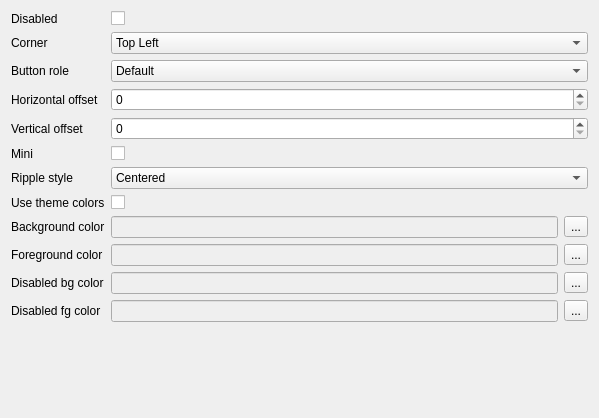
<?xml version="1.0" encoding="UTF-8"?>
<ui version="4.0">
 <class>FloatingActionButtonSettingsForm</class>
 <widget class="QWidget" name="FloatingActionButtonSettingsForm">
  <property name="geometry">
   <rect>
    <x>0</x>
    <y>0</y>
    <width>599</width>
    <height>418</height>
   </rect>
  </property>
  <property name="windowTitle">
   <string>Form</string>
  </property>
  <layout class="QGridLayout" name="gridLayout">
   <item row="0" column="0">
    <layout class="QFormLayout" name="formLayout">
     <property name="formAlignment">
      <set>Qt::AlignLeading|Qt::AlignLeft|Qt::AlignTop</set>
     </property>
     <item row="0" column="0">
      <widget class="QLabel" name="disabledLabel">
       <property name="text">
        <string>Disabled</string>
       </property>
      </widget>
     </item>
     <item row="0" column="1">
      <widget class="QCheckBox" name="disabledCheckBox"/>
     </item>
     <item row="1" column="0">
      <widget class="QLabel" name="cornerLabel">
       <property name="text">
        <string>Corner</string>
       </property>
      </widget>
     </item>
     <item row="1" column="1">
      <widget class="QComboBox" name="cornerComboBox">
       <item>
        <property name="text">
         <string>Top Left</string>
        </property>
       </item>
       <item>
        <property name="text">
         <string>Top Right</string>
        </property>
       </item>
       <item>
        <property name="text">
         <string>Bottom Left</string>
        </property>
       </item>
       <item>
        <property name="text">
         <string>Bottom Right</string>
        </property>
       </item>
      </widget>
     </item>
     <item row="2" column="0">
      <widget class="QLabel" name="buttonRoleLabel">
       <property name="text">
        <string>Button role</string>
       </property>
      </widget>
     </item>
     <item row="2" column="1">
      <widget class="QComboBox" name="buttonRoleComboBox">
       <item>
        <property name="text">
         <string>Default</string>
        </property>
       </item>
       <item>
        <property name="text">
         <string>Primary</string>
        </property>
       </item>
       <item>
        <property name="text">
         <string>Secondary</string>
        </property>
       </item>
      </widget>
     </item>
     <item row="3" column="0">
      <widget class="QLabel" name="horizontalOffsetLabel">
       <property name="text">
        <string>Horizontal offset</string>
       </property>
      </widget>
     </item>
     <item row="3" column="1">
      <widget class="QSpinBox" name="horizontalOffsetSpinBox"/>
     </item>
     <item row="4" column="0">
      <widget class="QLabel" name="verticalOffsetLabel">
       <property name="text">
        <string>Vertical offset</string>
       </property>
      </widget>
     </item>
     <item row="4" column="1">
      <widget class="QSpinBox" name="verticalOffsetSpinBox"/>
     </item>
     <item row="5" column="0">
      <widget class="QLabel" name="miniLabel">
       <property name="text">
        <string>Mini</string>
       </property>
      </widget>
     </item>
     <item row="5" column="1">
      <widget class="QCheckBox" name="miniCheckBox"/>
     </item>
     <item row="6" column="0">
      <widget class="QLabel" name="rippleStyleLabel">
       <property name="text">
        <string>Ripple style</string>
       </property>
      </widget>
     </item>
     <item row="6" column="1">
      <widget class="QComboBox" name="rippleStyleComboBox">
       <item>
        <property name="text">
         <string>Centered</string>
        </property>
       </item>
       <item>
        <property name="text">
         <string>Positioned</string>
        </property>
       </item>
       <item>
        <property name="text">
         <string>No Ripple</string>
        </property>
       </item>
      </widget>
     </item>
     <item row="7" column="0">
      <widget class="QLabel" name="useThemeColorsLabel">
       <property name="text">
        <string>Use theme colors</string>
       </property>
      </widget>
     </item>
     <item row="7" column="1">
      <widget class="QCheckBox" name="useThemeColorsCheckBox"/>
     </item>
     <item row="8" column="0">
      <widget class="QLabel" name="backgroundColorLabel">
       <property name="text">
        <string>Background color</string>
       </property>
      </widget>
     </item>
     <item row="8" column="1">
      <layout class="QHBoxLayout" name="horizontalLayout">
       <item>
        <widget class="QLineEdit" name="backgroundColorLineEdit">
         <property name="enabled">
          <bool>false</bool>
         </property>
        </widget>
       </item>
       <item>
        <widget class="QToolButton" name="backgroundColorToolButton">
         <property name="text">
          <string>...</string>
         </property>
        </widget>
       </item>
      </layout>
     </item>
     <item row="9" column="0">
      <widget class="QLabel" name="foregroundColorLabel">
       <property name="text">
        <string>Foreground color</string>
       </property>
      </widget>
     </item>
     <item row="10" column="0">
      <widget class="QLabel" name="disabledBgColorLabel">
       <property name="text">
        <string>Disabled bg color</string>
       </property>
      </widget>
     </item>
     <item row="11" column="0">
      <widget class="QLabel" name="disabledFgColorLabel">
       <property name="text">
        <string>Disabled fg color</string>
       </property>
      </widget>
     </item>
     <item row="9" column="1">
      <layout class="QHBoxLayout" name="horizontalLayout_2">
       <item>
        <widget class="QLineEdit" name="foregroundColorLineEdit">
         <property name="enabled">
          <bool>false</bool>
         </property>
        </widget>
       </item>
       <item>
        <widget class="QToolButton" name="foregroundColorToolButton">
         <property name="text">
          <string>...</string>
         </property>
        </widget>
       </item>
      </layout>
     </item>
     <item row="10" column="1">
      <layout class="QHBoxLayout" name="horizontalLayout_3">
       <item>
        <widget class="QLineEdit" name="disabledBgColorLineEdit">
         <property name="enabled">
          <bool>false</bool>
         </property>
        </widget>
       </item>
       <item>
        <widget class="QToolButton" name="disabledBgColorToolButton">
         <property name="text">
          <string>...</string>
         </property>
        </widget>
       </item>
      </layout>
     </item>
     <item row="11" column="1">
      <layout class="QHBoxLayout" name="horizontalLayout_4">
       <item>
        <widget class="QLineEdit" name="disabledFgColorLineEdit">
         <property name="enabled">
          <bool>false</bool>
         </property>
        </widget>
       </item>
       <item>
        <widget class="QToolButton" name="disabledFgColorToolButton">
         <property name="text">
          <string>...</string>
         </property>
        </widget>
       </item>
      </layout>
     </item>
    </layout>
   </item>
  </layout>
 </widget>
 <resources/>
 <connections/>
</ui>
